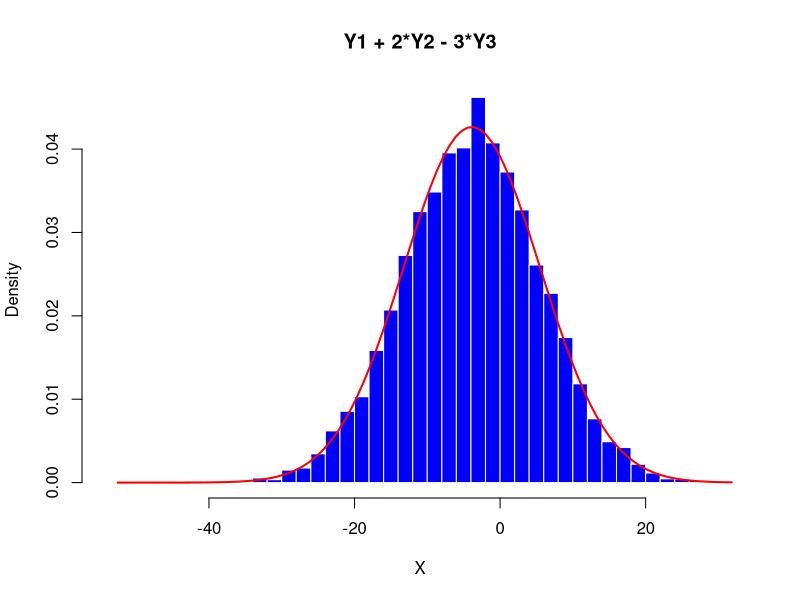

The R source for this figure:
library(MASS)
library(mvtnorm)

R <- 10000
miu <- c(1, 2, 3)
sigma <- matrix(c(2, 2, 0, 2, 4, 1, 0, 1, 8), ncol = 3)

samples <- mvrnorm(R, miu, sigma)
X <- samples[, 1] + 2 * samples[, 2] - 3 * samples[, 3]

hist(X, breaks = 50, main = "Y1 + 2*Y2 - 3*Y3", col = "blue", border = "white", probability = TRUE)
curve(dnorm(x, mean(X), sd = sd(X)), from = min(X), to = max(X), col = "red", lwd = 2, add = TRUE)